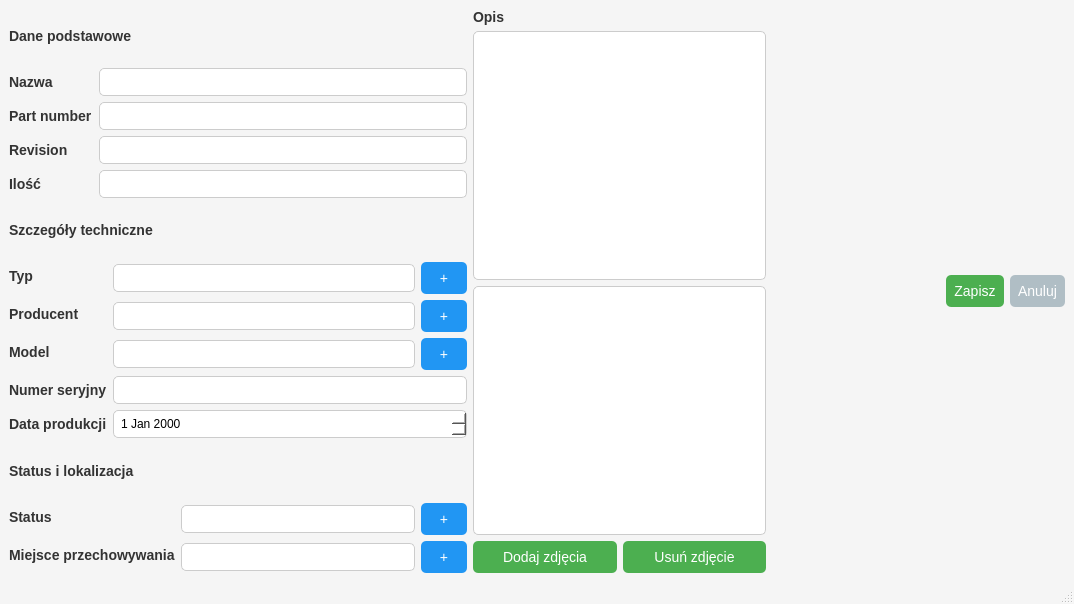
<?xml version="1.0" encoding="UTF-8"?>
<ui version="4.0">
 <class>MainWindow</class>
 <widget class="QMainWindow" name="MainWindow">
  <property name="geometry">
   <rect>
    <x>0</x>
    <y>0</y>
    <width>1074</width>
    <height>604</height>
   </rect>
  </property>
  <property name="windowTitle">
   <string>MainWindow</string>
  </property>
  <!-- Styl całego okna -->
  <property name="styleSheet">
   <string notr="true">
QMainWindow {
    background-color: #F5F5F5; /* Jasnoszare tło aplikacji */
}

QLabel {
    color: #333333; /* Ciemny kolor czcionki dla etykiet */
    font-size: 14px;
    font-weight: bold;
}

QLineEdit, QComboBox, QDateEdit, QPlainTextEdit {
    border: 1px solid #CCCCCC; /* Jasnoszare ramki */
    border-radius: 5px;
    padding: 5px;
    background-color: #FFFFFF; /* Białe tło pól */
    color: #000000; /* Czarny tekst */
    min-width: 200px; /* Minimalna szerokość pól dla spójności */
}

QComboBox QAbstractItemView {
    background-color: #FFFFFF;
    color: #000000;
    selection-background-color: #4CAF50; /* Zielone tło wybranego elementu */
    selection-color: #FFFFFF; /* Biały tekst wybranego elementu */
}

QComboBox::drop-down {
    border: none;
    subcontrol-origin: padding;
    subcontrol-position: top right;
    width: 20px;
}

QPushButton {
    border: none;
    border-radius: 5px;
    padding: 8px;
    font-size: 14px;
}

/* Styl przycisku Zapisz oraz przycisków dodaj/usuń zdjęcie */
QPushButton#New_item_PushButton_OK,
QPushButton#New_item_addPhoto,
QPushButton#New_item_removePhoto {
    background-color: #4CAF50; /* Zielony kolor akcji zatwierdzających */
    color: white;
}

/* Styl przycisku Anuluj */
QPushButton#New_item_PushButton_Cancel {
    background-color: #B0BEC5; /* Szary kolor anulowania */
    color: white;
}

/* Styl przycisków dodających nowe wpisy (+) */
QPushButton#New_item_addType,
QPushButton#New_item_addVendor,
QPushButton#New_item_addModel,
QPushButton#New_item_addStatus,
QPushButton#New_item_addStoragePlace {
    background-color: #2196F3; /* Niebieski dla przycisków "Dodaj" */
    color: white;
    min-width: 30px;
    max-width: 30px;
}

/* Efekt najechania na dowolny przycisk */
QPushButton:hover {
    opacity: 0.8;
}

/* Styl widoku zdjęcia */
QGraphicsView {
    border: 1px solid #CCCCCC;
    border-radius: 5px;
    background-color: #FFFFFF;
}</string>
  </property>
  <widget class="QWidget" name="centralwidget">
   <layout class="QHBoxLayout" name="mainLayout">
    <item>
     <layout class="QVBoxLayout" name="leftLayout">
      <item>
       <widget class="QLabel" name="basicInfoLabel">
        <property name="font">
         <font>
          <pointsize>-1</pointsize>
          <bold>true</bold>
         </font>
        </property>
        <property name="text">
         <string>Dane podstawowe</string>
        </property>
       </widget>
      </item>
      <item>
       <layout class="QFormLayout" name="basicInfoForm">
        <item row="0" column="0">
         <widget class="QLabel" name="label_2">
          <property name="text">
           <string>Nazwa</string>
          </property>
         </widget>
        </item>
        <item row="0" column="1">
         <widget class="QLineEdit" name="New_item_name"/>
        </item>
        <item row="1" column="0">
         <widget class="QLabel" name="label_11">
          <property name="text">
           <string>Part number</string>
          </property>
         </widget>
        </item>
        <item row="1" column="1">
         <widget class="QLineEdit" name="New_item_partNumber"/>
        </item>
        <item row="2" column="0">
         <widget class="QLabel" name="label_12">
          <property name="text">
           <string>Revision</string>
          </property>
         </widget>
        </item>
        <item row="2" column="1">
         <widget class="QLineEdit" name="New_item_revision"/>
        </item>
        <item row="3" column="0">
         <widget class="QLabel" name="label_13">
          <property name="text">
           <string>Ilość</string>
          </property>
         </widget>
        </item>
        <item row="3" column="1">
         <widget class="QLineEdit" name="New_item_value"/>
        </item>
       </layout>
      </item>
      <item>
       <widget class="QLabel" name="techDetailsLabel">
        <property name="font">
         <font>
          <pointsize>-1</pointsize>
          <bold>true</bold>
         </font>
        </property>
        <property name="text">
         <string>Szczegóły techniczne</string>
        </property>
       </widget>
      </item>
      <item>
       <layout class="QFormLayout" name="techDetailsForm">
        <item row="0" column="0">
         <widget class="QLabel" name="label_3">
          <property name="text">
           <string>Typ</string>
          </property>
         </widget>
        </item>
        <item row="0" column="1">
         <layout class="QHBoxLayout">
          <item>
           <widget class="QComboBox" name="New_item_type"/>
          </item>
          <item>
           <widget class="QPushButton" name="New_item_addType">
            <property name="text">
             <string>+</string>
            </property>
           </widget>
          </item>
         </layout>
        </item>
        <item row="1" column="0">
         <widget class="QLabel" name="label_4">
          <property name="text">
           <string>Producent</string>
          </property>
         </widget>
        </item>
        <item row="1" column="1">
         <layout class="QHBoxLayout">
          <item>
           <widget class="QComboBox" name="New_item_vendor"/>
          </item>
          <item>
           <widget class="QPushButton" name="New_item_addVendor">
            <property name="text">
             <string>+</string>
            </property>
           </widget>
          </item>
         </layout>
        </item>
        <item row="2" column="0">
         <widget class="QLabel" name="label_5">
          <property name="text">
           <string>Model</string>
          </property>
         </widget>
        </item>
        <item row="2" column="1">
         <layout class="QHBoxLayout">
          <item>
           <widget class="QComboBox" name="New_item_model"/>
          </item>
          <item>
           <widget class="QPushButton" name="New_item_addModel">
            <property name="text">
             <string>+</string>
            </property>
           </widget>
          </item>
         </layout>
        </item>
        <item row="3" column="0">
         <widget class="QLabel" name="label_6">
          <property name="text">
           <string>Numer seryjny</string>
          </property>
         </widget>
        </item>
        <item row="3" column="1">
         <widget class="QLineEdit" name="New_item_serialNumber"/>
        </item>
        <item row="4" column="0">
         <widget class="QLabel" name="label_7">
          <property name="text">
           <string>Data produkcji</string>
          </property>
         </widget>
        </item>
        <item row="4" column="1">
         <widget class="QDateEdit" name="New_item_ProductionDate"/>
        </item>
       </layout>
      </item>
      <item>
       <widget class="QLabel" name="statusLabel">
        <property name="font">
         <font>
          <pointsize>-1</pointsize>
          <bold>true</bold>
         </font>
        </property>
        <property name="text">
         <string>Status i lokalizacja</string>
        </property>
       </widget>
      </item>
      <item>
       <layout class="QFormLayout" name="statusForm">
        <item row="0" column="0">
         <widget class="QLabel" name="label_8">
          <property name="text">
           <string>Status</string>
          </property>
         </widget>
        </item>
        <item row="0" column="1">
         <layout class="QHBoxLayout">
          <item>
           <widget class="QComboBox" name="New_item_status"/>
          </item>
          <item>
           <widget class="QPushButton" name="New_item_addStatus">
            <property name="text">
             <string>+</string>
            </property>
           </widget>
          </item>
         </layout>
        </item>
        <item row="1" column="0">
         <widget class="QLabel" name="label_9">
          <property name="text">
           <string>Miejsce przechowywania</string>
          </property>
         </widget>
        </item>
        <item row="1" column="1">
         <layout class="QHBoxLayout">
          <item>
           <widget class="QComboBox" name="New_item_storagePlace"/>
          </item>
          <item>
           <widget class="QPushButton" name="New_item_addStoragePlace">
            <property name="text">
             <string>+</string>
            </property>
           </widget>
          </item>
         </layout>
        </item>
       </layout>
      </item>
     </layout>
    </item>
    <item>
     <layout class="QVBoxLayout" name="rightLayout">
      <item>
       <widget class="QLabel" name="label_10">
        <property name="font">
         <font>
          <pointsize>-1</pointsize>
          <bold>true</bold>
         </font>
        </property>
        <property name="text">
         <string>Opis</string>
        </property>
       </widget>
      </item>
      <item>
       <widget class="QPlainTextEdit" name="New_item_description"/>
      </item>
      <item>
       <widget class="QGraphicsView" name="graphicsView"/>
      </item>
      <item>
       <layout class="QHBoxLayout">
        <item>
         <widget class="QPushButton" name="New_item_addPhoto">
          <property name="text">
           <string>Dodaj zdjęcia</string>
          </property>
         </widget>
        </item>
        <item>
         <widget class="QPushButton" name="New_item_removePhoto">
          <property name="text">
           <string>Usuń zdjęcie</string>
          </property>
         </widget>
        </item>
       </layout>
      </item>
     </layout>
    </item>
    <item>
     <layout class="QVBoxLayout" name="bottomLayout">
      <item>
       <layout class="QHBoxLayout" name="actionButtonsLayout">
        <item>
         <spacer name="horizontalSpacer">
          <property name="orientation">
           <enum>Qt::Orientation::Horizontal</enum>
          </property>
          <property name="sizeHint" stdset="0">
           <size>
            <width>40</width>
            <height>20</height>
           </size>
          </property>
         </spacer>
        </item>
        <item>
         <widget class="QPushButton" name="New_item_PushButton_OK">
          <property name="text">
           <string>Zapisz</string>
          </property>
         </widget>
        </item>
        <item>
         <widget class="QPushButton" name="New_item_PushButton_Cancel">
          <property name="text">
           <string>Anuluj</string>
          </property>
         </widget>
        </item>
       </layout>
      </item>
     </layout>
    </item>
   </layout>
  </widget>
  <widget class="QStatusBar" name="statusbar"/>
 </widget>
 <resources/>
 <connections/>
</ui>
